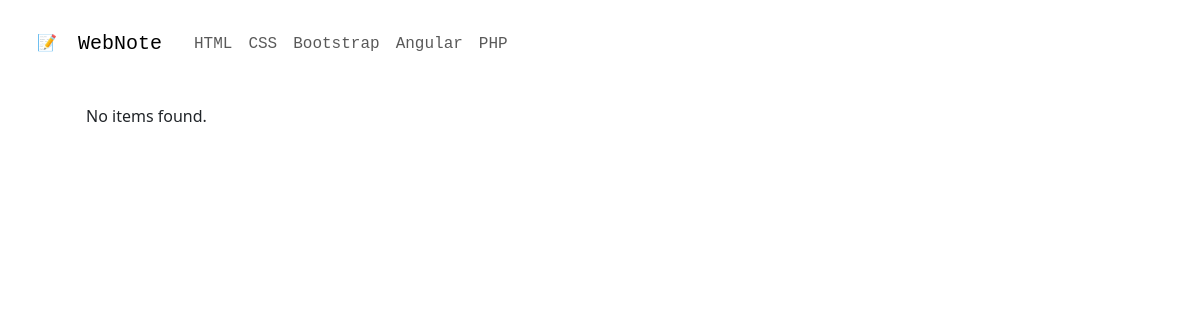
Before: /layout/views/bootstrap.php with the older database file.
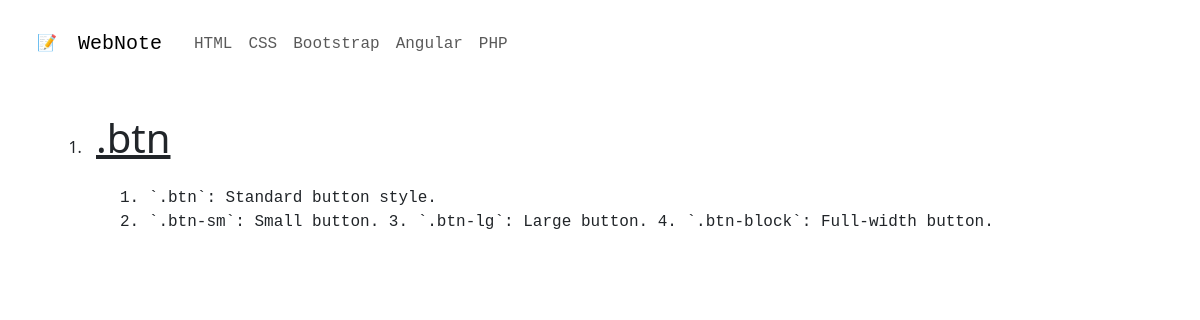
After: the same page with the newer database file.
### tables this page shows
CREATE TABLE `content` (
  `Id` int(11) NOT NULL,
  `Context_id` int(11) NOT NULL,
  `Name` text NOT NULL,
  `Description` text NOT NULL,
  `Created_at` timestamp NOT NULL DEFAULT current_timestamp(),
  `Updated_at` timestamp NOT NULL DEFAULT current_timestamp()
);

### layout/views/bootstrap.php (the view, shortened to what this page needs)
<?php
require_once("../../config/dbCon.php");
$connection = getDatabaseMainConnection();
function getBSClassData(){
    global $connection;
    $sql = "SELECT * FROM content where context_id = 3";
    $result = $connection->query($sql);
    if ($result->num_rows > 0) {
        while ($row = $result->fetch_assoc()) {
            echo '<li class="nav-item"><span class="nav-link" id="' . $row["Name"] . '">' ."<span class='display-6 text-decoration-underline'>" .$row["Name"] ."</span><br><div class='p-4 font-monospace'>" .$row["Description"] . '</div></li>';
        }
    } else {
        echo "No items found.";
    }
}
?>
<!DOCTYPE html>
<html lang="en">
<head>
    <link rel="stylesheet" href="../../public/css/style.css">
</head>
<body></body>
<div class="body" style="height:200vh">
    <div class="d-flex flex-column">
        <div class="col-12">
            <?php include_once('../components/header/user/header.php'); ?>
        </div>
        <div class="container p-4 mt-5">
            <ol type="1">
                <?php getBSClassData() ?>
            </ol>
        </div>
    </div>
</div>
</body>
</html>

### config/dbCon.php (shortened to what this page needs)
<!DOCTYPE html>

### layout/components/header/user/header.php (shortened to what this page needs)
<header>
    <nav class="navbar navbar-expand-lg navbar-light bg-white p-4 gap-2 font-monospace fixed-top">
        <button class="btn btn-default offcanvas-toggle-button" type="button" data-bs-toggle="offcanvas"
            data-bs-target="#offcanvasNav" aria-controls="offcanvasNav">
            <span>📝</span>
        </button>
        <a class="navbar-brand" href="/index.php">WebNote</a>
        <div class="collapse navbar-collapse" id="navbarNav">
            <ul class="navbar-nav">
                <li class="nav-item">
                    <a class="nav-link" href="/layout/views/html.php">HTML</a>
                </li>
                <li class="nav-item">
                    <a class="nav-link" href="/layout/views/css.php">CSS</a>
                </li>
                <li class="nav-item">
                    <a class="nav-link" href="/layout/views/bootstrap.php">Bootstrap</a>
                </li>
                <li class="nav-item">
                    <a class="nav-link" href="/layout/views/angular.php">Angular</a>
                </li>
                <li class="nav-item">
                    <a class="nav-link" href="/layout/views/php.php">PHP</a>
                </li>
            </ul>
        </div>
    </nav>
</header>

### public/css/style.css (style rules this page uses)
.body { width: 100%; }

### layout/views/bootstrap.php (style rules this page uses)
ol { padding: 2rem; }
ol li { padding: 10px; }

Changed rows visible on the page:
added content: Name ".btn", Description "1. `.btn`: Standard button style. 2. `.btn-sm`: Small button. 3. `.btn-lg`: Large button. 4. `.btn-block`: Full-width button."
Other visible differences:
text no longer shown: "No items found."
